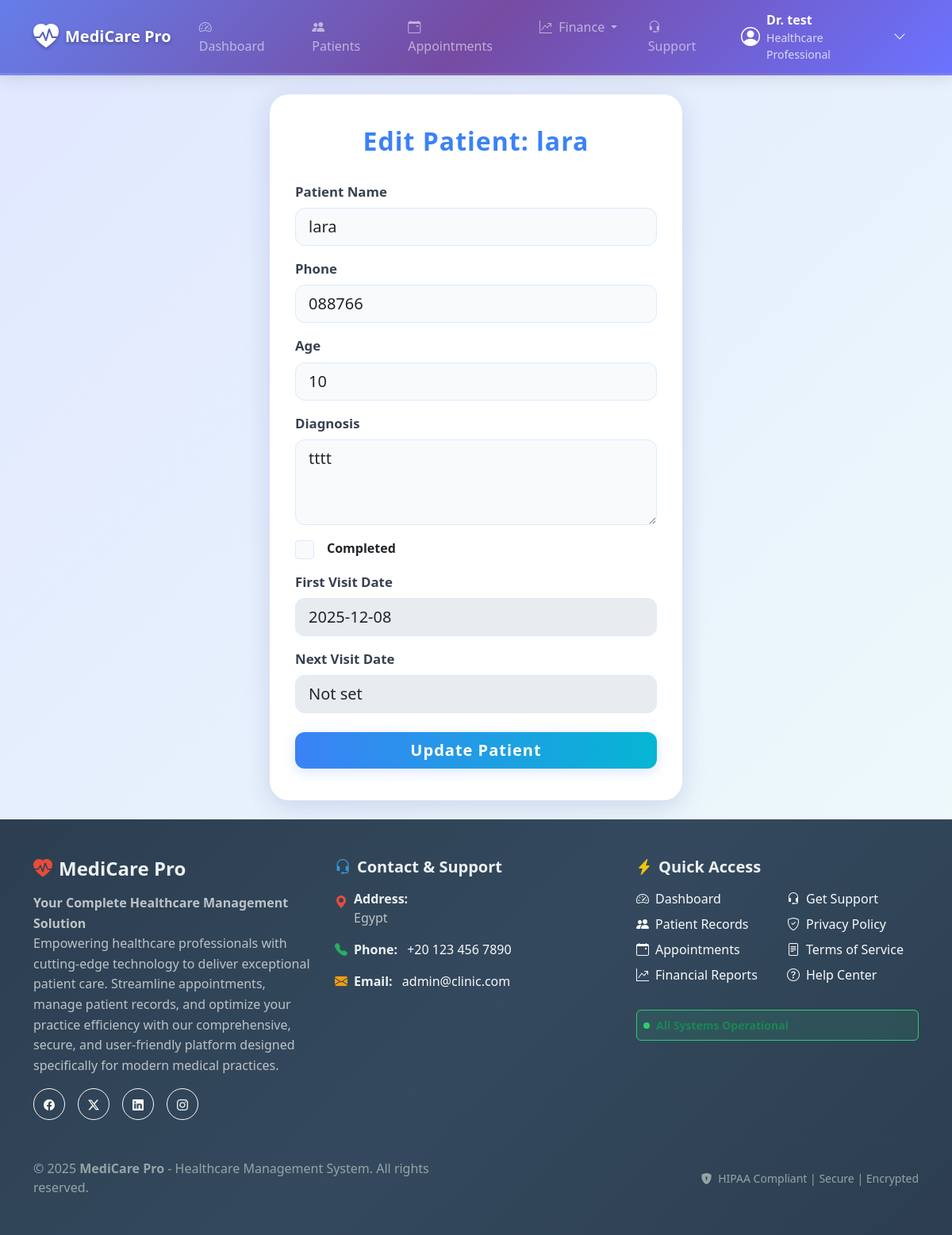
/patient/4/edit (signed in), run on the app's committed database.
### models.py (models this page shows, shortened)
class Doctor(UserMixin, db.Model):
    __tablename__ = 'doctor'
    id = db.Column(db.Integer, primary_key=True)
    clinic_id = db.Column(db.Integer, db.ForeignKey('clinic.id'), nullable=True)
    first_name = db.Column(db.String(100), nullable=False)
    last_name = db.Column(db.String(100), nullable=False)
    email = db.Column(db.String(120), unique=True, nullable=False)
    phone = db.Column(db.String(20), unique=True, nullable=False)
    password = db.Column(db.String(200), nullable=False)
    verified = db.Column(db.Boolean, default=False)
    is_active = db.Column(db.Boolean, default=True)
    role = db.Column(db.String(50), default='doctor')  # doctor, admin
    created_at = db.Column(db.DateTime, default=datetime.utcnow)
    last_login = db.Column(db.DateTime)
    patients = db.relationship('Patient', backref='doctor', lazy=True)

class Patient(db.Model):
    __tablename__ = 'patient'
    id = db.Column(db.Integer, primary_key=True)
    doctor_id = db.Column(db.Integer, db.ForeignKey('doctor.id'), nullable=False)
    doctor_patient_id = db.Column(db.Integer, nullable=False)  # Doctor-specific patient ID
    name = db.Column(db.String(100), nullable=False)
    phone = db.Column(db.String(20))
    age = db.Column(db.Integer)
    diagnosis = db.Column(db.String(200))
    medicines = db.Column(db.String(255))
    first_visit = db.Column(db.DateTime)
    next_visit = db.Column(db.DateTime)
    completed = db.Column(db.Boolean, default=False)
    amount_due = db.Column(db.Float, nullable=False, default=0.0)
    amount_paid = db.Column(db.Float, nullable=False, default=0.0)
    xray_filename = db.Column(db.String(255), nullable=True)
    visits = db.relationship('Visit', backref='patient', lazy=True, cascade='all, delete-orphan')
    __table_args__ = (db.UniqueConstraint('doctor_id', 'doctor_patient_id', name='_doctor_patient_id_uc'),)

class AdminContactInfo(db.Model):
    __tablename__ = 'admin_contact_info'
    id = db.Column(db.Integer, primary_key=True)
    phone = db.Column(db.String(20))
    whatsapp = db.Column(db.String(20))
    email = db.Column(db.String(120))
    address = db.Column(db.Text)
    working_hours = db.Column(db.String(100))
    updated_at = db.Column(db.DateTime, default=datetime.utcnow)
    updated_by = db.Column(db.Integer, db.ForeignKey('super_admin.id'))
    @classmethod
    def get_contact_info(cls):
        info = cls.query.first()
        return info

### app.py (the view, shortened to what this page needs)
@app.route('/patient/<int:patient_id>/edit', methods=['GET', 'POST'])
@login_required
def edit_patient(patient_id):
    patient = Patient.query.get_or_404(patient_id)
    if patient.doctor_id != current_user.id:
        flash('Unauthorized access.', 'danger')
        return redirect(url_for('dashboard'))
    form = EditPatientForm(obj=patient)
    return render_template('edit_patient.html', form=form, patient=patient)

### templates/edit_patient.html (shortened to what this page needs)
{% extends "base.html" %}
{% block content %}
<link href="https://cdn.jsdelivr.net/npm/bootstrap@5.3.0/dist/css/bootstrap.min.css" rel="stylesheet">
<div class="container d-flex align-items-center justify-content-center" style="min-height: 100vh;">
  <div class="modern-card w-100" style="max-width: 520px;">
    <h2 class="modern-title text-center">Edit Patient: {{ patient.name }}</h2>
    <form method="POST" autocomplete="off">
      <div class="mb-3">
        {{ form.name.label(class="form-label fw-semibold") }}
        {{ form.name(class="form-control form-control-lg") }}
      </div>
      <div class="mb-3">
        {{ form.phone.label(class="form-label fw-semibold") }}
        {{ form.phone(class="form-control form-control-lg") }}
      </div>
      <div class="mb-3">
        {{ form.age.label(class="form-label fw-semibold") }}
        {{ form.age(class="form-control form-control-lg") }}
      </div>
      <div class="mb-3">
        {{ form.diagnosis.label(class="form-label fw-semibold") }}
        {{ form.diagnosis(class="form-control form-control-lg", rows=3) }}
      </div>
      <div class="mb-3 d-flex align-items-center">
        {{ form.completed(class="form-check-input") }}
        {{ form.completed.label(class="form-check-label fw-semibold ms-2 mb-0") }}
      </div>
      <div class="mb-3">
        <label class="form-label fw-semibold">First Visit Date</label>
        <input type="text" class="form-control form-control-lg" value="{{ patient.first_visit.strftime('%Y-%m-%d') if patient.first_visit else 'Not set' }}" disabled>
      </div>
      <div class="mb-3">
        <label class="form-label fw-semibold">Next Visit Date</label>
        <input type="text" class="form-control form-control-lg" value="{{ patient.next_visit.strftime('%Y-%m-%d') if patient.next_visit else 'Not set' }}" disabled>
      </div>
      <div class="d-grid mt-4">
        {{ form.submit(class="btn btn-primary btn-lg") }}
      </div>
    </form>
  </div>
</div>
{% endblock %}

### templates/base.html (shortened to what this page needs)
<!DOCTYPE html>
<html lang="en">
<head>
    <link rel="stylesheet" href="https://cdn.jsdelivr.net/npm/bootstrap@5.3.2/dist/css/bootstrap.min.css">
    <link rel="stylesheet" href="https://cdn.jsdelivr.net/npm/bootstrap-icons@1.11.3/font/bootstrap-icons.css">
</head>
<body class="d-flex flex-column min-vh-100">
    <nav class="navbar navbar-expand-lg navbar-dark navbar-custom sticky-top">
      <div class="container">
        <a class="navbar-brand d-flex align-items-center" href="{{ url_for('dashboard') }}">
          <i class="bi bi-heart-pulse-fill fs-2 me-2"></i>
          <span>MediCare Pro</span>
        </a>
        <div class="collapse navbar-collapse" id="navbarMain">
          <ul class="navbar-nav me-auto mb-2 mb-lg-0">
            <li class="nav-item">
              <a class="nav-link" href="{{ url_for('dashboard') }}">
                <i class="bi bi-speedometer2 me-1"></i> Dashboard
              </a>
            </li>
            <li class="nav-item">
              <a class="nav-link" href="{{ url_for('patients') }}">
                <i class="bi bi-people-fill me-1"></i> Patients
              </a>
            </li>
            <li class="nav-item">
              <a class="nav-link" href="{{ url_for('calendar') }}">
                <i class="bi bi-calendar-event me-1"></i> Appointments
              </a>
            </li>
            <li class="nav-item dropdown">
              <a class="nav-link dropdown-toggle" href="#" id="financesDropdown" role="button" data-bs-toggle="dropdown" aria-expanded="false">
                <i class="bi bi-graph-up-arrow me-1"></i> Finance
              </a>
            </li>
            <li class="nav-item">
              <a class="nav-link" href="{{ url_for('contact') }}">
                <i class="bi bi-headset me-1"></i> Support
              </a>
            </li>
          </ul>
          <div class="d-flex align-items-center gap-3">
            {% if current_user.is_authenticated %}
              <div class="dropdown">
                <button class="user-profile d-flex align-items-center border-0 bg-transparent" data-bs-toggle="dropdown" aria-expanded="false" style="color: white;">
                  <i class="bi bi-person-circle fs-4 me-2"></i>
                  <div class="d-flex flex-column text-start">
                    <span class="fw-semibold">Dr. {{ current_user.first_name }}</span>
                    {% if current_user.clinic %}
                      <small class="opacity-75">{{ current_user.clinic.name }}</small>
                    {% else %}
                      <small class="opacity-75">Healthcare Professional</small>
                    {% endif %}
                  </div>
                  <i class="bi bi-chevron-down ms-2"></i>
                </button>
              </div>
            {% endif %}
          </div>
        </div>
      </div>
    </nav>
    <main class="flex-grow-1">
        <div class="container py-4">
            {% block content %}{% endblock %}
        </div>
    </main>
    <footer class="mt-auto" style="background: linear-gradient(135deg, #2c3e50 0%, #34495e 50%, #2c3e50 100%); color: #ecf0f1;">
      <div class="container py-5">
        <div class="row g-4">
          <div class="col-lg-4 col-md-6">
            <div class="footer-section">
              <h4 class="fw-bold mb-3 d-flex align-items-center">
                <i class="bi bi-heart-pulse-fill me-2" style="color: #e74c3c;"></i>
                MediCare Pro
              </h4>
              <p class="mb-3" style="line-height: 1.6; color: #bdc3c7;">
                <strong>Your Complete Healthcare Management Solution</strong><br>
                Empowering healthcare professionals with cutting-edge technology to deliver exceptional patient care.
                Streamline appointments, manage patient records, and optimize your practice efficiency with our
                comprehensive, secure, and user-friendly platform designed specifically for modern medical practices.
              </p>
              <div class="d-flex gap-3 mt-3">
                <a href="#" class="btn btn-outline-light btn-sm rounded-circle" style="width: 40px; height: 40px; display: flex; align-items: center; justify-content: center;">
                  <i class="bi bi-facebook"></i>
                </a>
                <a href="#" class="btn btn-outline-light btn-sm rounded-circle" style="width: 40px; height: 40px; display: flex; align-items: center; justify-content: center;">
                  <i class="bi bi-twitter-x"></i>
                </a>
                <a href="#" class="btn btn-outline-light btn-sm rounded-circle" style="width: 40px; height: 40px; display: flex; align-items: center; justify-content: center;">
                  <i class="bi bi-linkedin"></i>
                </a>
                <a href="#" class="btn btn-outline-light btn-sm rounded-circle" style="width: 40px; height: 40px; display: flex; align-items: center; justify-content: center;">
                  <i class="bi bi-instagram"></i>
                </a>
              </div>
            </div>
          </div>
          <div class="col-lg-4 col-md-6">
            <div class="footer-section">
              <h5 class="fw-bold mb-3 d-flex align-items-center">
                <i class="bi bi-headset me-2" style="color: #3498db;"></i>
                Contact & Support
              </h5>
              {% if contact_info %}
                <div class="contact-info">
                  {% if contact_info.address %}
                    <div class="mb-3 d-flex align-items-start">
                      <i class="bi bi-geo-alt-fill me-2 mt-1" style="color: #e74c3c;"></i>
                      <div>
                        <strong>Address:</strong><br>
                        <span style="color: #bdc3c7;">{{ contact_info.address }}</span>
                      </div>
                    </div>
                  {% endif %}
                  {% if contact_info.phone %}
                    <div class="mb-3 d-flex align-items-center">
                      <i class="bi bi-telephone-fill me-2" style="color: #27ae60;"></i>
                      <div>
                        <strong>Phone:</strong>
                        <a href="tel:{{ contact_info.phone }}" class="text-light text-decoration-none ms-2">
                          {{ contact_info.phone }}
                        </a>
                      </div>
                    </div>
                  {% endif %}
                  {% if contact_info.email %}
                    <div class="mb-3 d-flex align-items-center">
                      <i class="bi bi-envelope-fill me-2" style="color: #f39c12;"></i>
                      <div>
                        <strong>Email:</strong>
                        <a href="mailto:{{ contact_info.email }}" class="text-light text-decoration-none ms-2">
                          {{ contact_info.email }}
                        </a>
                      </div>
                    </div>
                  {% endif %}
                </div>
              {% endif %}
            </div>
          </div>
          <div class="col-lg-4 col-md-12">
            <div class="footer-section">
              <h5 class="fw-bold mb-3 d-flex align-items-center">
                <i class="bi bi-lightning-charge-fill me-2" style="color: #f1c40f;"></i>
                Quick Access
              </h5>
              <div class="row">
                <div class="col-6">
                  <ul class="list-unstyled">
                    <li class="mb-2">
                      <a href="{{ url_for('dashboard') }}" class="text-light text-decoration-none d-flex align-items-center">
                        <i class="bi bi-speedometer2 me-2"></i> Dashboard
                      </a>
                    </li>
                    <li class="mb-2">
                      <a href="{{ url_for('patients') }}" class="text-light text-decoration-none d-flex align-items-center">
                        <i class="bi bi-people-fill me-2"></i> Patient Records
                      </a>
                    </li>
                    <li class="mb-2">
                      <a href="{{ url_for('calendar') }}" class="text-light text-decoration-none d-flex align-items-center">
                        <i class="bi bi-calendar-event me-2"></i> Appointments
                      </a>
                    </li>
                    <li class="mb-2">
                      <a href="{{ url_for('finances') }}" class="text-light text-decoration-none d-flex align-items-center">
                        <i class="bi bi-graph-up-arrow me-2"></i> Financial Reports
                      </a>
                    </li>
                  </ul>
                </div>
                <div class="col-6">
                  <ul class="list-unstyled">
                    <li class="mb-2">
                      <a href="{{ url_for('contact') }}" class="text-light text-decoration-none d-flex align-items-center">
                        <i class="bi bi-headset me-2"></i> Get Support
                      </a>
                    </li>
                    <li class="mb-2">
                      <a href="#" class="text-light text-decoration-none d-flex align-items-center">
                        <i class="bi bi-shield-check me-2"></i> Privacy Policy
                      </a>
                    </li>
                    <li class="mb-2">
                      <a href="#" class="text-light text-decoration-none d-flex align-items-center">
                        <i class="bi bi-file-text me-2"></i> Terms of Service
                      </a>
                    </li>
                    <li class="mb-2">
                      <a href="#" class="text-light text-decoration-none d-flex align-items-center">
                        <i class="bi bi-question-circle me-2"></i> Help Center
                      </a>
                    </li>
                  </ul>
                </div>
              </div>
              <div class="mt-3 p-2 rounded" style="background: rgba(46, 204, 113, 0.1); border: 1px solid #2ecc71;">
                <div class="d-flex align-items-center">
                  <div class="me-2" style="width: 8px; height: 8px; background: #2ecc71; border-radius: 50%; animation: pulse 2s infinite;"></div>
                  <small class="text-success fw-semibold">All Systems Operational</small>
                </div>
              </div>
            </div>
          </div>
        </div>
        <hr class="my-4" style="border-color: #34495e;">
        <div class="row align-items-center">
          <div class="col-md-6">
            <p class="mb-0" style="color: #95a5a6;">
              &copy; {{ current_year or 2025 }} <strong>MediCare Pro</strong> - Healthcare Management System. All rights reserved.
            </p>
          </div>
          <div class="col-md-6 text-md-end">
            <small style="color: #95a5a6;">
              <i class="bi bi-shield-lock-fill me-1"></i>
              HIPAA Compliant | Secure | Encrypted
            </small>
          </div>
        </div>
      </div>
    </footer>
</body>
</html>

### data on the page
Doctor: first_name "test"
Patient: name "lara", phone "088766", age "10", diagnosis "tttt", first_visit "2025-12-08", next_visit "Not set"
AdminContactInfo: address "Egypt", phone "+20 123 456 7890", email "admin@clinic.com"
